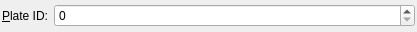
<ui version="4.0" >
 <class>EditPlateIdWidget</class>
 <widget class="QWidget" name="EditPlateIdWidget" >
  <property name="geometry" >
   <rect>
    <x>0</x>
    <y>0</y>
    <width>417</width>
    <height>32</height>
   </rect>
  </property>
  <property name="windowTitle" >
   <string>Form</string>
  </property>
  <layout class="QHBoxLayout" >
   <property name="leftMargin" >
    <number>2</number>
   </property>
   <property name="topMargin" >
    <number>2</number>
   </property>
   <property name="rightMargin" >
    <number>2</number>
   </property>
   <property name="bottomMargin" >
    <number>2</number>
   </property>
   <item>
    <widget class="QLabel" name="label_plate_id" >
     <property name="sizePolicy" >
      <sizepolicy vsizetype="Preferred" hsizetype="Minimum" >
       <horstretch>0</horstretch>
       <verstretch>0</verstretch>
      </sizepolicy>
     </property>
     <property name="text" >
      <string>&amp;Plate ID:</string>
     </property>
     <property name="alignment" >
      <set>Qt::AlignRight|Qt::AlignTrailing|Qt::AlignVCenter</set>
     </property>
     <property name="buddy" >
      <cstring>spinbox_plate_id</cstring>
     </property>
    </widget>
   </item>
   <item>
    <widget class="QSpinBox" name="spinbox_plate_id" >
     <property name="sizePolicy" >
      <sizepolicy vsizetype="Fixed" hsizetype="Expanding" >
       <horstretch>0</horstretch>
       <verstretch>0</verstretch>
      </sizepolicy>
     </property>
     <property name="maximum" >
      <number>999</number>
     </property>
    </widget>
   </item>
  </layout>
 </widget>
 <resources/>
 <connections/>
</ui>
